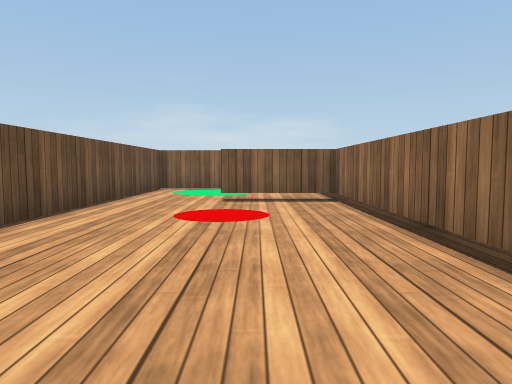
View 1 (above)

24 first-person views from a walk through a Unity game level. The camera is 0.58 m above the floor, tilts 4° down and sees 70° across. The floor is counted in squares, 1 m on a side. Each view is taken from the middle of a square. On the plan, view 1 faces up. The plan holds only what a view shows up to about 10 squares ahead; the rest is blank. The player character is not drawn. Surface patterns are stand-ins for the level's own textures.

View 2
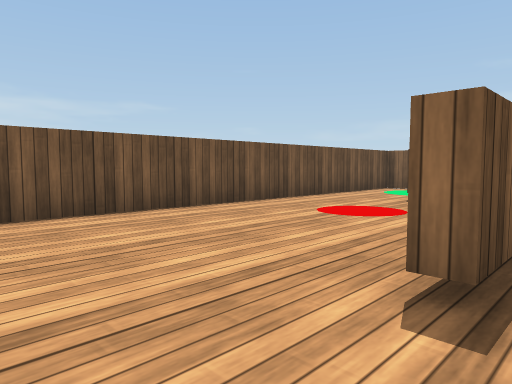

View 3
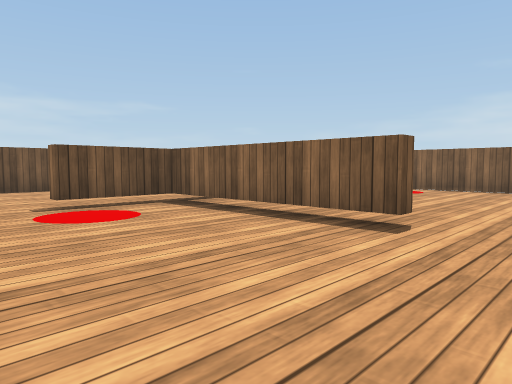

View 4
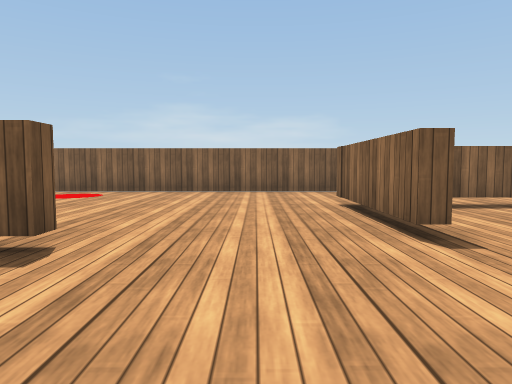

View 5
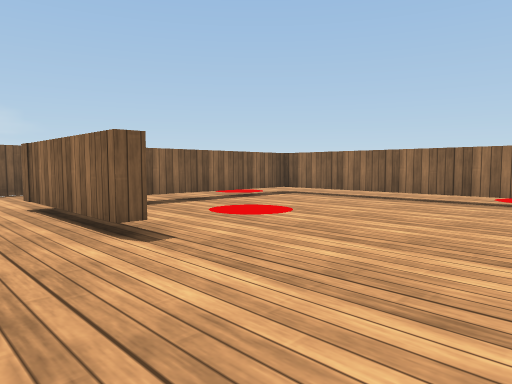

View 6
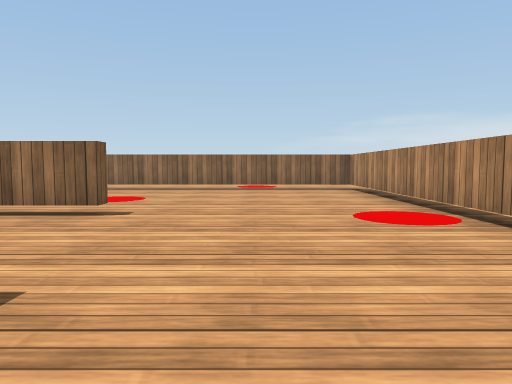

View 7
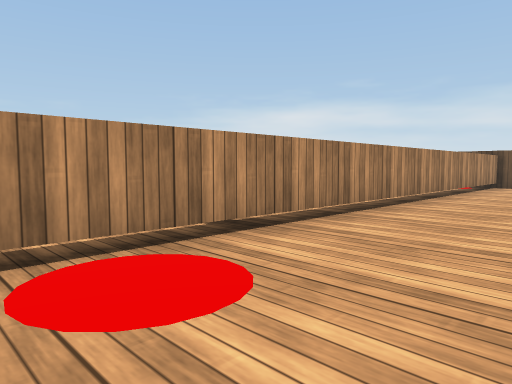

View 8
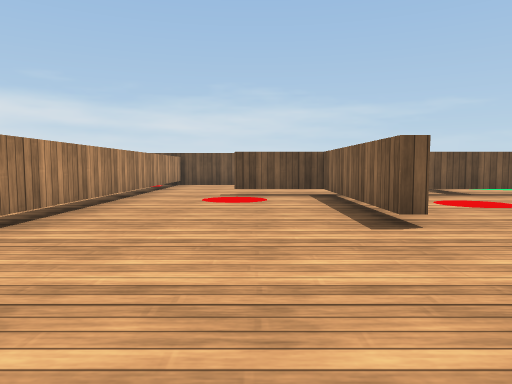

View 9
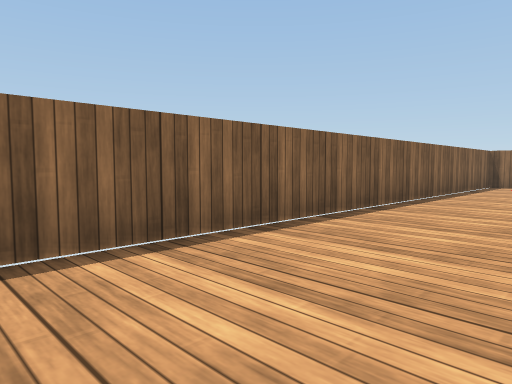

View 10
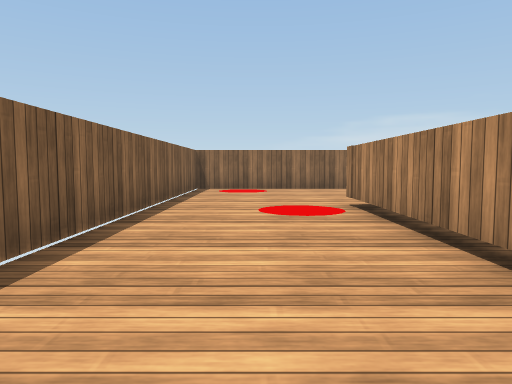

View 11
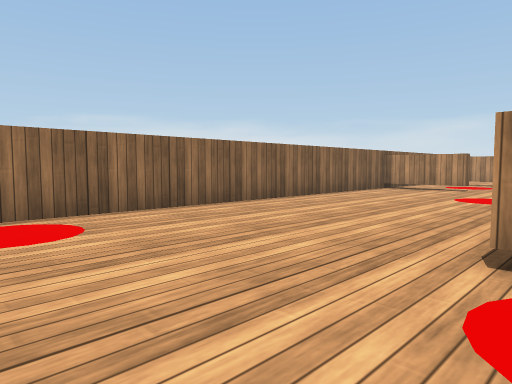

View 12
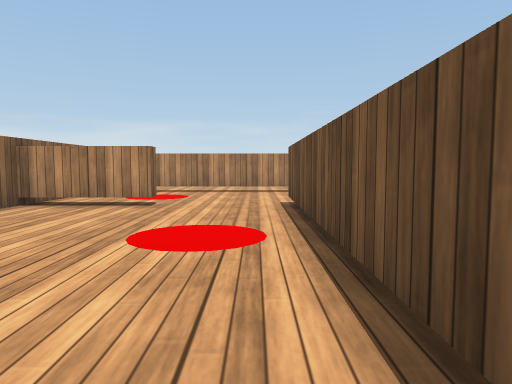

View 13
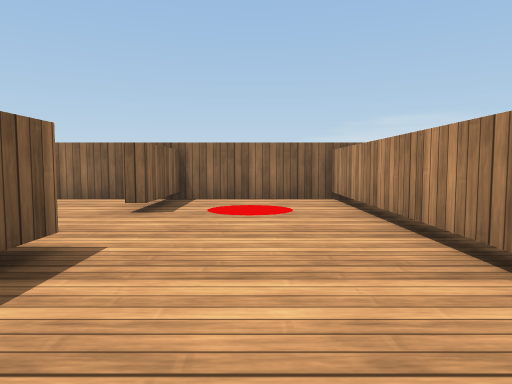

View 14
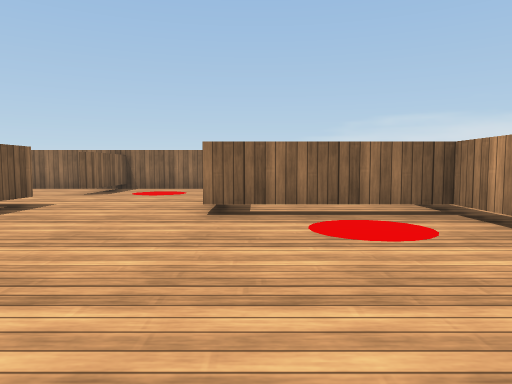

View 15
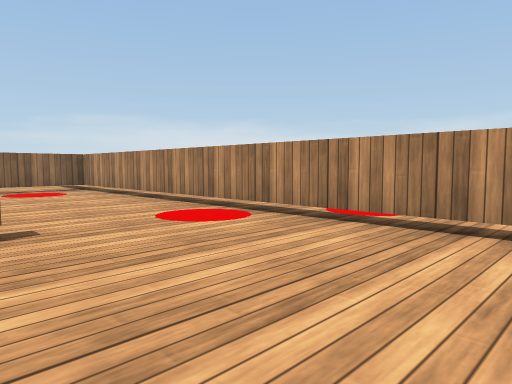

View 16
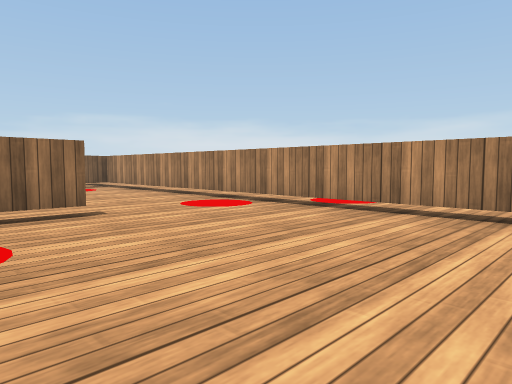

View 17
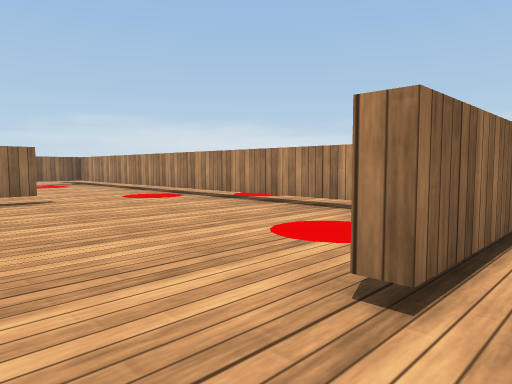

View 18
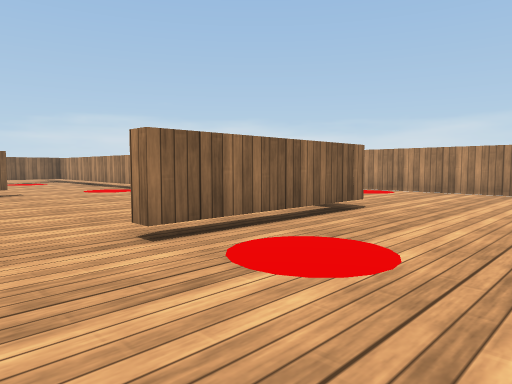

View 19
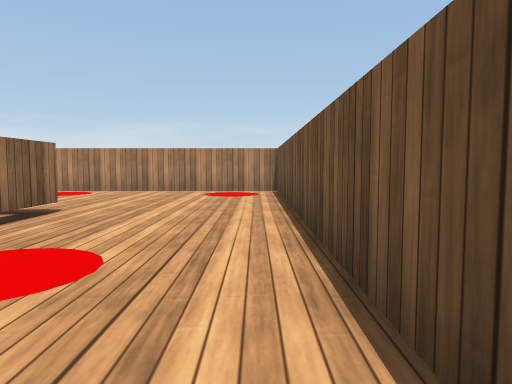

View 20
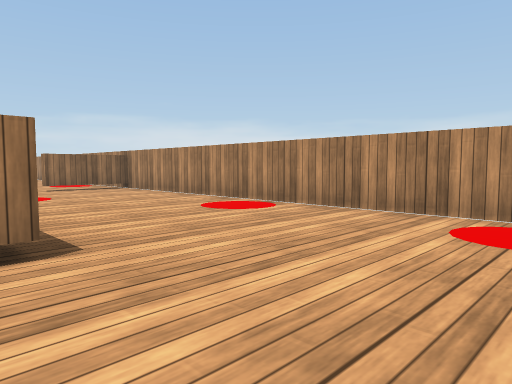

View 21
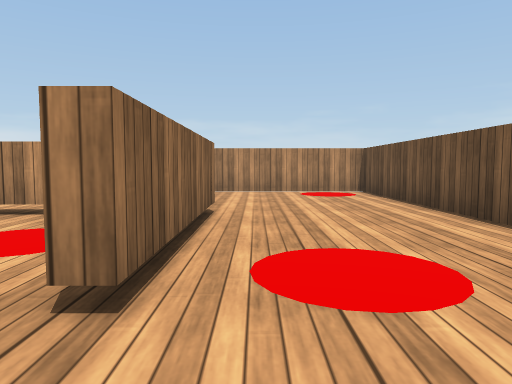

View 22
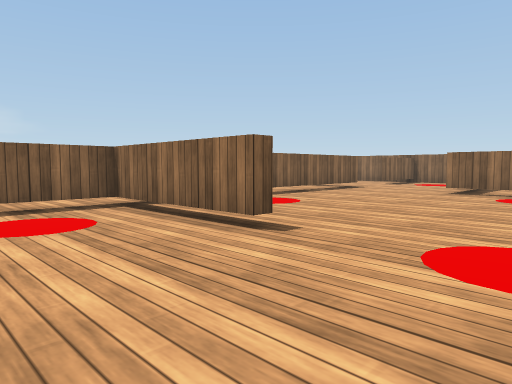

View 23
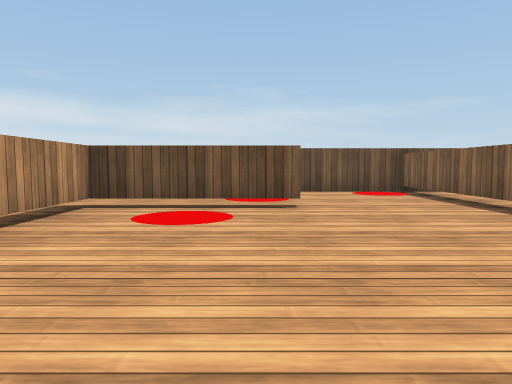

View 24
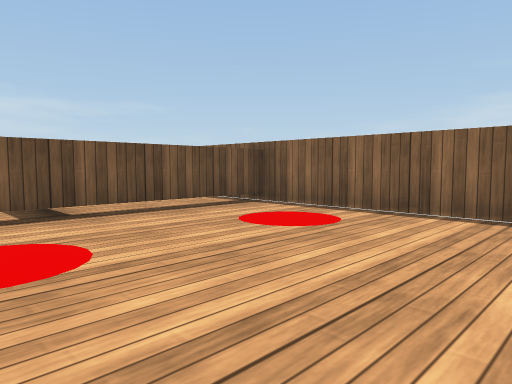

### Floor plan
Key: @ floor where view 1 was taken; # wall or solid block; . floor; T thing the floor can be seen under or through.
Columns run from 3 left of view 1 to 18 right of it. Each row starts with its distance up from view 1.
 10 ######################
  9 #....T...............#
  8 #....T...............#
  7 #....T...............#
  6 #..TTT......TTTTT....#
  5 #....T......T...T....#
  4 #....T......#...T....#
  3 #....####.......T....#
  2 #....#..........T....#
  1 #...............T....#
  0 #..@............T....#
 -1 ################T..###
 -2 #.........#..........#
 -3 #.........#..........#
 -4 #...T...........######
 -5 #...T...........#...
 -6 #...T...........#.
 -7 #...T############
 -8 #..........
 -9 #..........#
-10 #..........#
-11 ############

Positions as (right, up) in squares from view 1, and headings:
1: (0, 0), facing up
2: (2, 0), facing up-left
3: (7, 0), facing up-left
4: (7, 1), facing up
5: (7, 1), facing up-right
6: (4, 2), facing right
7: (9, 2), facing down-left
8: (9, 2), facing left
9: (6, 7), facing up-right
10: (8, 8), facing right
11: (13, 9), facing down-right
12: (14, 5), facing down
13: (11, -2), facing right
14: (8, -4), facing right
15: (3, -3), facing down-right
16: (2, -2), facing down-right
17: (0, -2), facing down-right
18: (-2, -2), facing down-right
19: (-2, -2), facing down
20: (-2, -6), facing down-right
21: (0, -2), facing down
22: (4, -6), facing up-right
23: (6, -4), facing left
24: (6, 5), facing up-left
